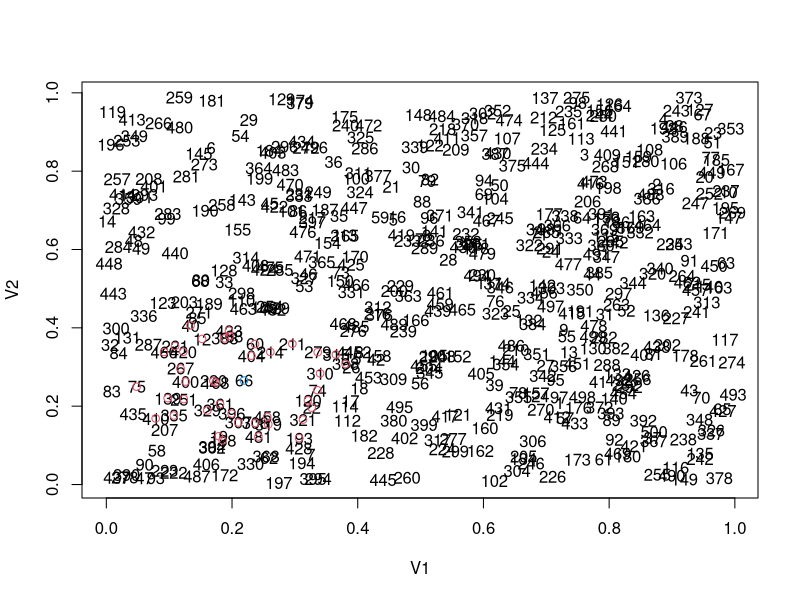

Here is the R script that generated this plot: (Note: this script raises an error after producing the figure.)
library(tidyverse)
library(patchwork)


set.seed(12345)
X <- as_tibble(cbind(runif(500),runif(500),1:500))
X %>% filter( V1< .3 & V2< .3 )
X %>% filter( V1> .7 & V2> .7 )
plot(X[,1:2],type="n")
text(as.matrix(X[,1:2]),label=pull(X[,3]))
ind1 <- 66
ind2 <- 3
ind3 <- 143
ind4 <- 30

nn <- FNN::get.knn(X[,1:2],40)
nn$nn.dist[,1]
in1 <- nn$nn.index[ind1,]
in2 <- nn$nn.index[ind2,]
in3 <- nn$nn.index[ind3,]
in4 <- nn$nn.index[ind4,]

points(X[in1,1:2],col=2)
points(X[ind1,1:2],col=4)

Y <- cbind(X[ind1,1],X[ind1,2],X[in1,1],X[in1,2],
      X[ind2,1],X[ind2,2],X[in2,1],X[in2,2],
      X[ind3,1],X[ind3,2],X[in3,1],X[in3,2],
      X[ind4,1],X[ind4,2],X[in4,1],X[in4,2])
colnames(Y) <- paste0("V",1:16)
X <- X %>% mutate(title = factor("MG - L = 40"))
levels(X$title) = c(A = TeX("$MG - L = 40$"))

p2 <- ggplot()+
  geom_point(data = X,mapping = aes(x=V1,y=V2),alpha=.2)+
  theme_bw()+
  geom_segment(data=Y,mapping = aes(x=V1,xend=V3,y=V2,yend=V4),lty=3)+
  geom_segment(data=Y,mapping = aes(x=V5,xend=V7,y=V6,yend=V8),lty=3)+
  geom_segment(data=Y,mapping = aes(x=V9,xend=V11,y=V10,yend=V12),lty=3)+
  geom_segment(data=Y,mapping = aes(x=V13,xend=V15,y=V14,yend=V16),lty=3)+
  geom_point(data = X %>% filter(V3%in%in1),
             mapping = aes(x=V1,y=V2),col=1,pch=21,fill=2)+
  geom_point(data = X %>% filter(V3%in%in2),
             mapping = aes(x=V1,y=V2),col=1,pch=21,fill=2)+
  geom_point(data = X %>% filter(V3==ind1),
             mapping = aes(x=V1,y=V2),col=1,pch=21,fill=4,size=4)+
  geom_point(data = X %>% filter(V3==ind2),
             mapping = aes(x=V1,y=V2),col=1,pch=21,fill=4,size=4)+
  geom_point(data = X %>% filter(V3%in%in3),
             mapping = aes(x=V1,y=V2),col=1,pch=21,fill=2)+
  geom_point(data = X %>% filter(V3==ind3),
             mapping = aes(x=V1,y=V2),col=1,pch=21,fill=4,size=4)+
  geom_point(data = X %>% filter(V3%in%in4),
             mapping = aes(x=V1,y=V2),col=1,pch=21,fill=2)+
  geom_point(data = X %>% filter(V3==ind4),
             mapping = aes(x=V1,y=V2),col=1,pch=21,fill=4,size=4)+
  xlab("x")+ylab("")+
  facet_wrap(~title,labeller = label_parsed)+
theme(axis.title = element_text(size=18), strip.text = element_text(size=18))

p2


nn <- FNN::get.knn(X[,1:2],2)
nn$nn.dist[,1]
in1 <- nn$nn.index[ind1,]
in2 <- nn$nn.index[ind2,]
in3 <- nn$nn.index[ind3,]
in4 <- nn$nn.index[ind4,]

points(X[in1,1:2],col=2)
points(X[ind1,1:2],col=4)

Y <- cbind(X[ind1,1],X[ind1,2],X[in1,1],X[in1,2],
           X[ind2,1],X[ind2,2],X[in2,1],X[in2,2],
           X[ind3,1],X[ind3,2],X[in3,1],X[in3,2],
           X[ind4,1],X[ind4,2],X[in4,1],X[in4,2])
colnames(Y) <- paste0("V",1:16)
X <- X %>% mutate(title = factor("."))

levels(X$title) = c(A = TeX("$TWO-NN$"))



p1 <- ggplot()+
  geom_point(data = X,mapping = aes(x=V1,y=V2),alpha=.2)+
  theme_bw()+
  geom_segment(data=Y,mapping = aes(x=V1,xend=V3,y=V2,yend=V4),lty=3)+
  geom_segment(data=Y,mapping = aes(x=V5,xend=V7,y=V6,yend=V8),lty=3)+
  geom_segment(data=Y,mapping = aes(x=V9,xend=V11,y=V10,yend=V12),lty=3)+
  geom_segment(data=Y,mapping = aes(x=V13,xend=V15,y=V14,yend=V16),lty=3)+
  geom_point(data = X %>% filter(V3%in%in1),
             mapping = aes(x=V1,y=V2),col=1,pch=21,fill=2)+
  geom_point(data = X %>% filter(V3%in%in2),
             mapping = aes(x=V1,y=V2),col=1,pch=21,fill=2)+
  geom_point(data = X %>% filter(V3==ind1),
             mapping = aes(x=V1,y=V2),col=1,pch=21,fill=4,size=4)+
  geom_point(data = X %>% filter(V3==ind2),
             mapping = aes(x=V1,y=V2),col=1,pch=21,fill=4,size=4)+
  geom_point(data = X %>% filter(V3%in%in3),
             mapping = aes(x=V1,y=V2),col=1,pch=21,fill=2)+
  geom_point(data = X %>% filter(V3==ind3),
             mapping = aes(x=V1,y=V2),col=1,pch=21,fill=4,size=4)+
  geom_point(data = X %>% filter(V3%in%in4),
             mapping = aes(x=V1,y=V2),col=1,pch=21,fill=2)+
  geom_point(data = X %>% filter(V3==ind4),
             mapping = aes(x=V1,y=V2),col=1,pch=21,fill=4,size=4)+
  xlab("")+ylab("y")+
  facet_wrap(~title,labeller = label_parsed)+
  theme(axis.title = element_text(size=18), strip.text = element_text(size=18))

p1

nn <- FNN::get.knn(X[,1:2],40)
nn$nn.dist[,1]
in1 <- nn$nn.index[ind1,c(20,40)]
in2 <- nn$nn.index[ind2,c(20,40)]
in3 <- nn$nn.index[ind3,c(20,40)]
in4 <- nn$nn.index[ind4,c(20,40)]

points(X[in1,1:2],col=2)
points(X[ind1,1:2],col=4)

Y <- cbind(X[ind1,1],X[ind1,2],X[in1,1],X[in1,2],
           X[ind2,1],X[ind2,2],X[in2,1],X[in2,2],
           X[ind3,1],X[ind3,2],X[in3,1],X[in3,2],
           X[ind4,1],X[ind4,2],X[in4,1],X[in4,2])
colnames(Y) <- paste0("V",1:16)
X <- X %>% mutate(title = factor("A"))


levels(X$title) = c(A = TeX("$Gride - n_1 = 20, n_2 = 40$"))

p3 <- ggplot()+
  geom_point(data = X,mapping = aes(x=V1,y=V2),alpha=.2)+
  theme_bw()+
  geom_segment(data=Y,mapping = aes(x=V1,xend=V3,y=V2,yend=V4),lty=3)+
  geom_segment(data=Y,mapping = aes(x=V5,xend=V7,y=V6,yend=V8),lty=3)+
  geom_segment(data=Y,mapping = aes(x=V9,xend=V11,y=V10,yend=V12),lty=3)+
  geom_segment(data=Y,mapping = aes(x=V13,xend=V15,y=V14,yend=V16),lty=3)+
  geom_point(data = X %>% filter(V3%in%in1),
             mapping = aes(x=V1,y=V2),col=1,pch=21,fill=2)+
  geom_point(data = X %>% filter(V3%in%in2),
             mapping = aes(x=V1,y=V2),col=1,pch=21,fill=2)+
  geom_point(data = X %>% filter(V3==ind1),
             mapping = aes(x=V1,y=V2),col=1,pch=21,fill=4,size=4)+
  geom_point(data = X %>% filter(V3==ind2),
             mapping = aes(x=V1,y=V2),col=1,pch=21,fill=4,size=4)+
  geom_point(data = X %>% filter(V3%in%in3),
             mapping = aes(x=V1,y=V2),col=1,pch=21,fill=2)+
  geom_point(data = X %>% filter(V3==ind3),
             mapping = aes(x=V1,y=V2),col=1,pch=21,fill=4,size=4)+
  geom_point(data = X %>% filter(V3%in%in4),
             mapping = aes(x=V1,y=V2),col=1,pch=21,fill=2)+
  geom_point(data = X %>% filter(V3==ind4),
             mapping = aes(x=V1,y=V2),col=1,pch=21,fill=4,size=4)+
  xlab("")+ylab("")+
  facet_wrap(~title,labeller = label_parsed)+
  theme(axis.title = element_text(size=18), strip.text = element_text(size=18))


p3


P = p1+p2+p3
P
ggsave("gride_twonn_cride.png",height = 5,width = 12)
